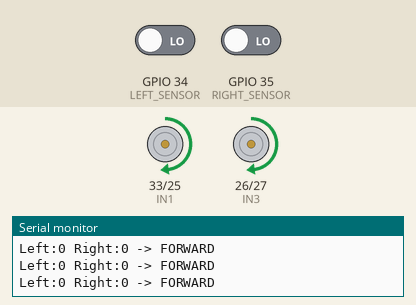
The sketch below on a simulated ESP32. Parts: motor-driver pin pairs drawn as motors (green arrow = first pin HIGH = forward, orange = second pin HIGH = backward, longer = more drive, scaled by the enable pin), the last lines printed to the serial monitor. The test bench sets the inputs (shaded band); at power-on: GPIO 34 (LEFT_SENSOR) LOW, GPIO 35 (RIGHT_SENSOR) LOW.

Above: at 3.2 s.
3.3 s: GPIO 34 (LEFT_SENSOR) driven HIGH
At 4.1 s:
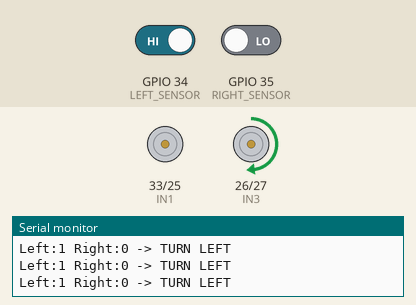
4.8 s: GPIO 35 (RIGHT_SENSOR) driven HIGH
At 5.5 s:
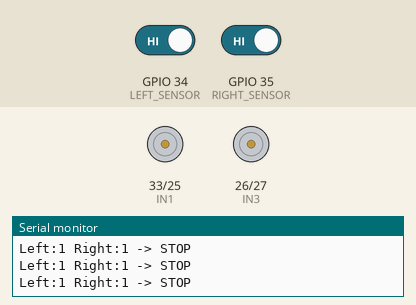
6.7 s: GPIO 34 (LEFT_SENSOR) driven LOW
At 7.2 s:
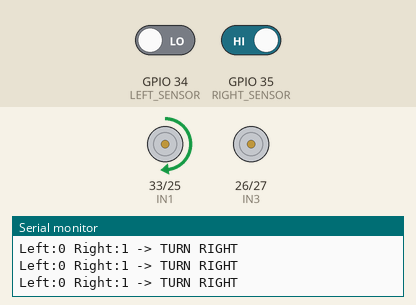
8.2 s: GPIO 35 (RIGHT_SENSOR) driven LOW
At 8.6 s:
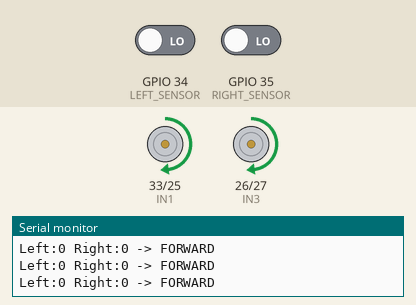
Timing chart, 0 to 10.7 s (numbered marks = the images above; inputs shaded):
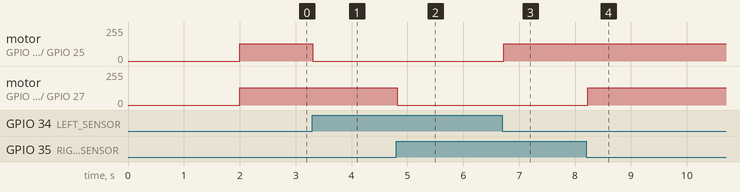

The sketch:

Step2C_Robot_Movement_Test.ino
```cpp
// ==========================================================
//  LINE FOLLOWER - PART 1 : STEP 3 (FINAL)
//  Simple 2-sensor line follower for ESP32 + L298N
//
//  Wiring summary (ESP32 classic DevKit):
//    GPIO 34 <- Left  IR OUT
//    GPIO 35 <- Right IR OUT
//    GPIO 32 -> ENA   GPIO 33 -> IN1   GPIO 25 -> IN2
//    GPIO 26 -> IN3   GPIO 27 -> IN4   GPIO 13 -> ENB
//    Left motor -> OUT1/OUT2     Right motor -> OUT3/OUT4
// ==========================================================

// -------- Sensor Pins --------
const int LEFT_SENSOR  = 34;
const int RIGHT_SENSOR = 35;

// -------- Motor Driver Pins --------
const int IN1 = 33;
const int IN2 = 25;
const int IN3 = 26;
const int IN4 = 27;

const int ENA = 32;
const int ENB = 13;

// -------- Calibration from Step 1B --------
// Value your sensor gives on BLACK (1 for most sensors, 0 for inverted ones)
const int BLACK = 1;

// Slow motor speed (0-255)
int motorSpeed = 130;

void setup() {

  Serial.begin(115200);

  pinMode(LEFT_SENSOR, INPUT);
  pinMode(RIGHT_SENSOR, INPUT);

  pinMode(IN1, OUTPUT);
  pinMode(IN2, OUTPUT);
  pinMode(IN3, OUTPUT);
  pinMode(IN4, OUTPUT);

  pinMode(ENA, OUTPUT);
  pinMode(ENB, OUTPUT);

  stopMotors();        // make sure the bot does not jump at power-on
  delay(2000);         // 2 seconds to place the bot on the line

  Serial.println("Line Follower Started");
}

void loop() {

  int leftValue  = digitalRead(LEFT_SENSOR);
  int rightValue = digitalRead(RIGHT_SENSOR);

  bool leftOnBlack  = (leftValue  == BLACK);
  bool rightOnBlack = (rightValue == BLACK);

  Serial.print("Left:");
  Serial.print(leftValue);
  Serial.print(" Right:");
  Serial.print(rightValue);
  Serial.print(" -> ");

  // Both sensors on white
  if (!leftOnBlack && !rightOnBlack) {
    Serial.println("FORWARD");
    moveForward();
  }

  // Left sees line
  else if (leftOnBlack && !rightOnBlack) {
    Serial.println("TURN LEFT");
    turnLeft();
  }

  // Right sees line
  else if (!leftOnBlack && rightOnBlack) {
    Serial.println("TURN RIGHT");
    turnRight();
  }

  // Both on line (junction or lost)
  else {
    Serial.println("STOP");
    stopMotors();
  }

  delay(50);
}


// -------- Motor Functions --------

void moveForward() {

  analogWrite(ENA, motorSpeed);
  analogWrite(ENB, motorSpeed);

  digitalWrite(IN1, HIGH);
  digitalWrite(IN2, LOW);

  digitalWrite(IN3, HIGH);
  digitalWrite(IN4, LOW);
}

void turnLeft() {

  analogWrite(ENA, motorSpeed / 2);
  analogWrite(ENB, motorSpeed);

  digitalWrite(IN1, LOW);
  digitalWrite(IN2, LOW);

  digitalWrite(IN3, HIGH);
  digitalWrite(IN4, LOW);
}

void turnRight() {

  analogWrite(ENA, motorSpeed);
  analogWrite(ENB, motorSpeed / 2);

  digitalWrite(IN1, HIGH);
  digitalWrite(IN2, LOW);

  digitalWrite(IN3, LOW);
  digitalWrite(IN4, LOW);
}

void stopMotors() {

  analogWrite(ENA, 0);
  analogWrite(ENB, 0);

  digitalWrite(IN1, LOW);
  digitalWrite(IN2, LOW);
  digitalWrite(IN3, LOW);
  digitalWrite(IN4, LOW);
}
```

Measured:
- after the input at 3.3 s, motor on GPIO 33 (IN1) / GPIO 25 (IN2): forward 130/255 → stopped at once
- after the input at 4.8 s, motor on GPIO 26 (IN3) / GPIO 27 (IN4): forward 130/255 → stopped at once
- after the input at 6.7 s, motor on GPIO 33 (IN1) / GPIO 25 (IN2): stopped → forward 130/255 at once
- after the input at 8.2 s, motor on GPIO 26 (IN3) / GPIO 27 (IN4): stopped → forward 130/255 at once
